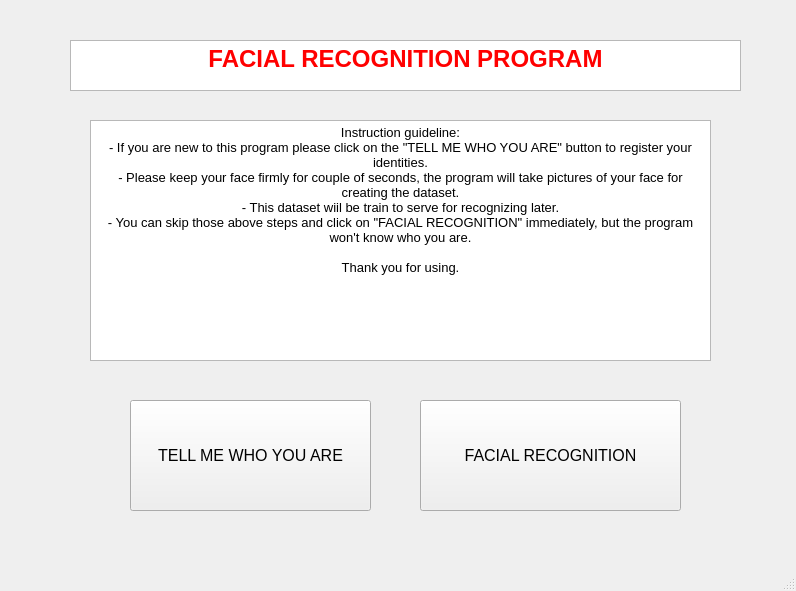
<?xml version="1.0" encoding="UTF-8"?>
<ui version="4.0">
 <class>MainWindow</class>
 <widget class="QMainWindow" name="MainWindow">
  <property name="geometry">
   <rect>
    <x>0</x>
    <y>0</y>
    <width>796</width>
    <height>591</height>
   </rect>
  </property>
  <property name="windowTitle">
   <string>MainWindow</string>
  </property>
  <widget class="QWidget" name="centralwidget">
   <widget class="QPushButton" name="pushButton">
    <property name="geometry">
     <rect>
      <x>130</x>
      <y>400</y>
      <width>241</width>
      <height>111</height>
     </rect>
    </property>
    <property name="font">
     <font>
      <pointsize>12</pointsize>
     </font>
    </property>
    <property name="mouseTracking">
     <bool>true</bool>
    </property>
    <property name="text">
     <string>TELL ME WHO YOU ARE</string>
    </property>
   </widget>
   <widget class="QPushButton" name="pushButton_2">
    <property name="geometry">
     <rect>
      <x>420</x>
      <y>400</y>
      <width>261</width>
      <height>111</height>
     </rect>
    </property>
    <property name="font">
     <font>
      <pointsize>12</pointsize>
     </font>
    </property>
    <property name="mouseTracking">
     <bool>true</bool>
    </property>
    <property name="text">
     <string>FACIAL RECOGNITION</string>
    </property>
   </widget>
   <widget class="QTextBrowser" name="textBrowser">
    <property name="geometry">
     <rect>
      <x>90</x>
      <y>120</y>
      <width>621</width>
      <height>241</height>
     </rect>
    </property>
    <property name="html">
     <string>&lt;!DOCTYPE HTML PUBLIC &quot;-//W3C//DTD HTML 4.0//EN&quot; &quot;http://www.w3.org/TR/REC-html40/strict.dtd&quot;&gt;
&lt;html&gt;&lt;head&gt;&lt;meta name=&quot;qrichtext&quot; content=&quot;1&quot; /&gt;&lt;style type=&quot;text/css&quot;&gt;
p, li { white-space: pre-wrap; }
&lt;/style&gt;&lt;/head&gt;&lt;body style=&quot; font-family:'MS Shell Dlg 2'; font-size:8.25pt; font-weight:400; font-style:normal;&quot;&gt;
&lt;p align=&quot;center&quot; style=&quot; margin-top:0px; margin-bottom:0px; margin-left:0px; margin-right:0px; -qt-block-indent:0; text-indent:0px;&quot;&gt;&lt;span style=&quot; font-size:10pt;&quot;&gt;Instruction guideline:&lt;/span&gt;&lt;/p&gt;
&lt;p align=&quot;center&quot; style=&quot; margin-top:0px; margin-bottom:0px; margin-left:0px; margin-right:0px; -qt-block-indent:0; text-indent:0px;&quot;&gt;&lt;span style=&quot; font-size:10pt;&quot;&gt;- If you are new to this program please click on the &amp;quot;TELL ME WHO YOU ARE&amp;quot; button to register your identities.&lt;/span&gt;&lt;/p&gt;
&lt;p align=&quot;center&quot; style=&quot; margin-top:0px; margin-bottom:0px; margin-left:0px; margin-right:0px; -qt-block-indent:0; text-indent:0px;&quot;&gt;&lt;span style=&quot; font-size:10pt;&quot;&gt;- Please keep your face firmly for couple of seconds, the program will take pictures of your face for creating the dataset.&lt;/span&gt;&lt;/p&gt;
&lt;p align=&quot;center&quot; style=&quot; margin-top:0px; margin-bottom:0px; margin-left:0px; margin-right:0px; -qt-block-indent:0; text-indent:0px;&quot;&gt;&lt;span style=&quot; font-size:10pt;&quot;&gt;- This dataset wiil be train to serve for recognizing later.&lt;/span&gt;&lt;/p&gt;
&lt;p align=&quot;center&quot; style=&quot; margin-top:0px; margin-bottom:0px; margin-left:0px; margin-right:0px; -qt-block-indent:0; text-indent:0px;&quot;&gt;&lt;span style=&quot; font-size:10pt;&quot;&gt;- You can skip those above steps and click on &amp;quot;FACIAL RECOGNITION&amp;quot; immediately, but the program won't know who you are.&lt;/span&gt;&lt;/p&gt;
&lt;p align=&quot;center&quot; style=&quot;-qt-paragraph-type:empty; margin-top:0px; margin-bottom:0px; margin-left:0px; margin-right:0px; -qt-block-indent:0; text-indent:0px; font-size:10pt;&quot;&gt;&lt;br /&gt;&lt;/p&gt;
&lt;p align=&quot;center&quot; style=&quot; margin-top:0px; margin-bottom:0px; margin-left:0px; margin-right:0px; -qt-block-indent:0; text-indent:0px;&quot;&gt;&lt;span style=&quot; font-size:10pt;&quot;&gt;Thank you for using.&lt;/span&gt;&lt;/p&gt;&lt;/body&gt;&lt;/html&gt;</string>
    </property>
   </widget>
   <widget class="QTextBrowser" name="textBrowser_2">
    <property name="geometry">
     <rect>
      <x>70</x>
      <y>40</y>
      <width>671</width>
      <height>51</height>
     </rect>
    </property>
    <property name="html">
     <string>&lt;!DOCTYPE HTML PUBLIC &quot;-//W3C//DTD HTML 4.0//EN&quot; &quot;http://www.w3.org/TR/REC-html40/strict.dtd&quot;&gt;
&lt;html&gt;&lt;head&gt;&lt;meta name=&quot;qrichtext&quot; content=&quot;1&quot; /&gt;&lt;style type=&quot;text/css&quot;&gt;
p, li { white-space: pre-wrap; }
&lt;/style&gt;&lt;/head&gt;&lt;body style=&quot; font-family:'MS Shell Dlg 2'; font-size:8.25pt; font-weight:400; font-style:normal;&quot;&gt;
&lt;p align=&quot;center&quot; style=&quot; margin-top:0px; margin-bottom:0px; margin-left:0px; margin-right:0px; -qt-block-indent:0; text-indent:0px;&quot;&gt;&lt;span style=&quot; font-size:18pt; font-weight:600; color:#ff0000;&quot;&gt;FACIAL RECOGNITION PROGRAM&lt;/span&gt;&lt;/p&gt;&lt;/body&gt;&lt;/html&gt;</string>
    </property>
   </widget>
  </widget>
  <widget class="QMenuBar" name="menubar">
   <property name="geometry">
    <rect>
     <x>0</x>
     <y>0</y>
     <width>796</width>
     <height>26</height>
    </rect>
   </property>
  </widget>
  <widget class="QStatusBar" name="statusbar"/>
 </widget>
 <resources/>
 <connections/>
</ui>
